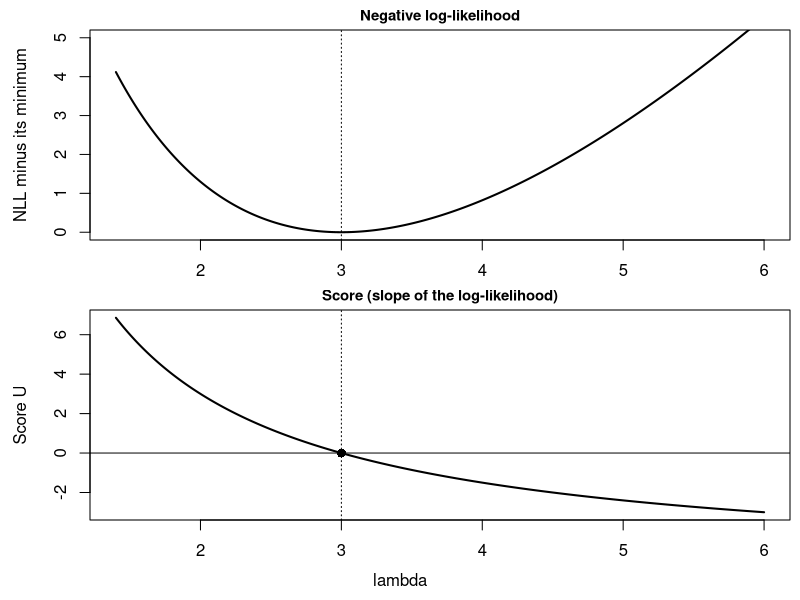
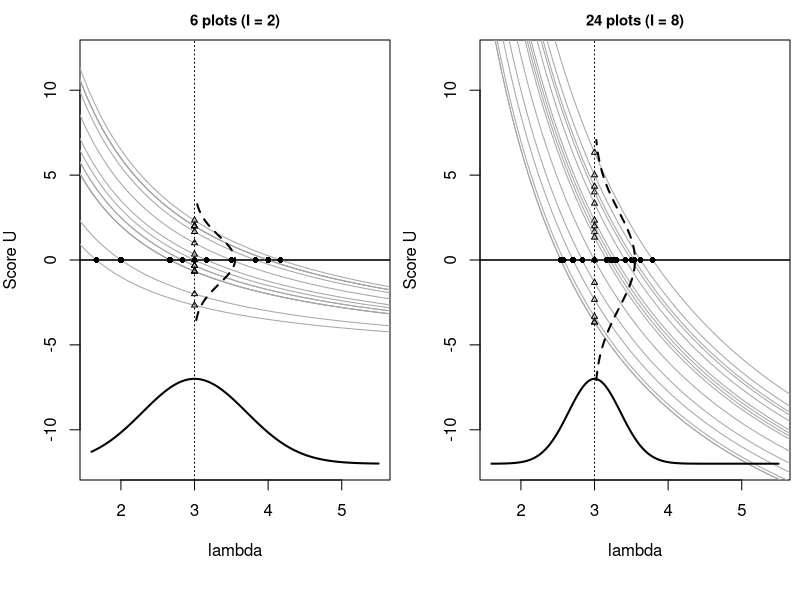
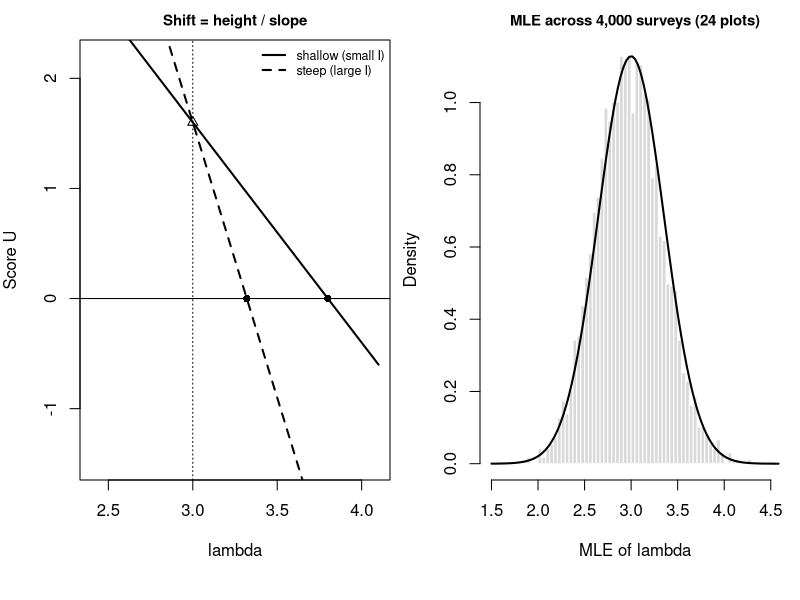
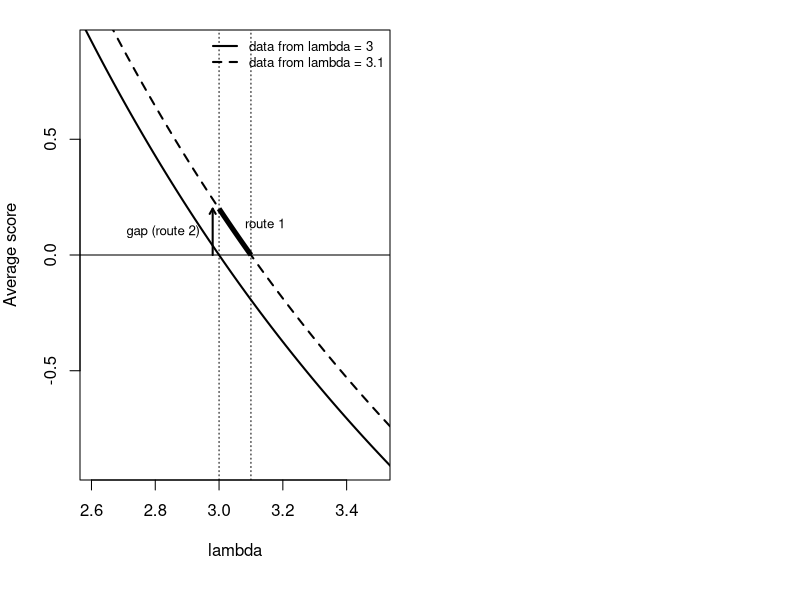
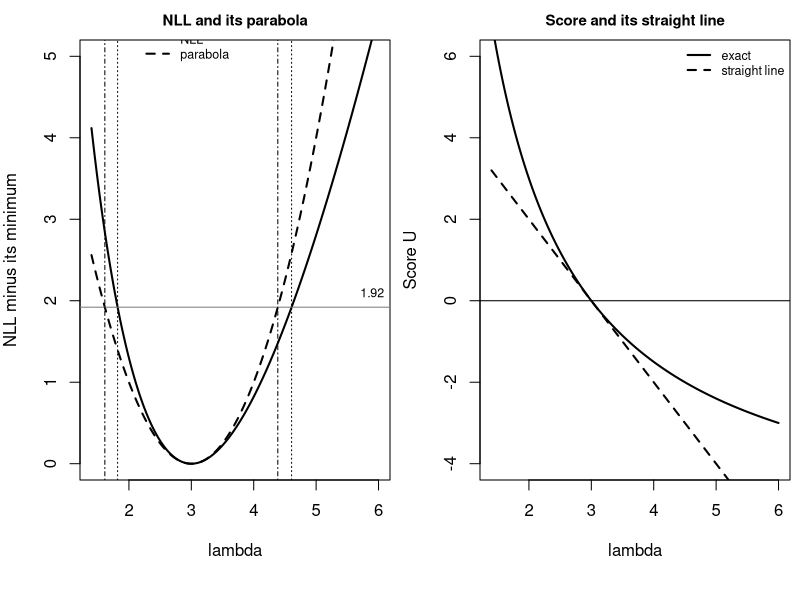
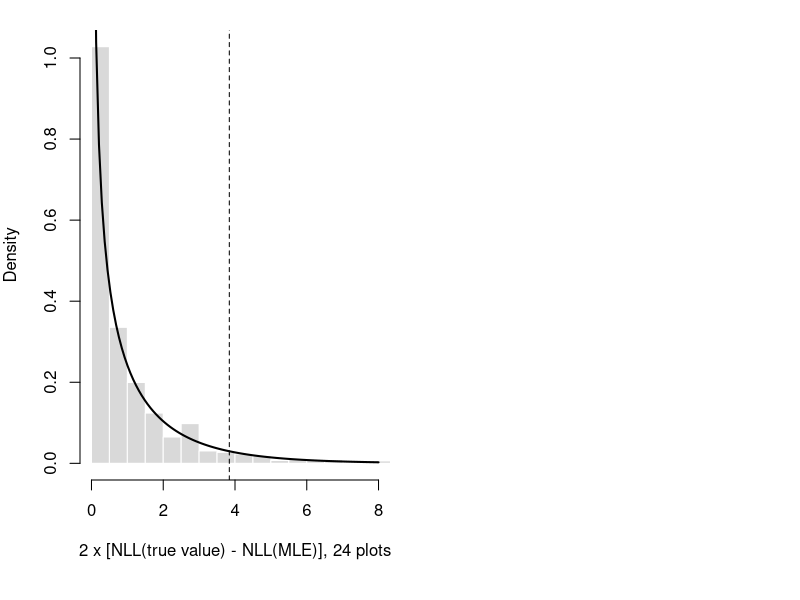
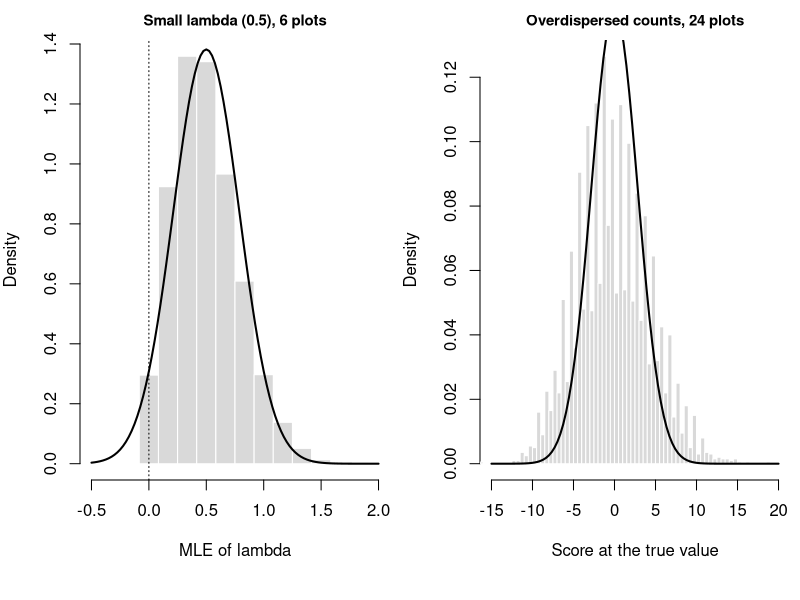

Reproduce these figures in R, in order.
## ---- chunk 1
knitr::opts_chunk$set(echo = FALSE, warning = FALSE, message = FALSE,
                       fig.width = 6.5, fig.height = 3.2, fig.align = "center")

lambda0 <- 3
lam <- seq(1.4, 6, length.out = 400)
nll <- function(l, y) -sum(dpois(y, l, log = TRUE))
score <- function(l, y) sum(y) / l - length(y)
## ---- chunk 2
set.seed(1)
y1 <- c(2, 5, 3, 0, 4, 4)
lam_hat1 <- mean(y1)
d_nll <- sapply(lam, nll, y = y1) - nll(lam_hat1, y1)
u1 <- sapply(lam, score, y = y1)

par(mfrow = c(2, 1), mar = c(2, 4.5, 1.5, 0.5), oma = c(2, 0, 0, 0))
plot(lam, d_nll, type = "l", lwd = 2, ylim = c(0, 5), xlab = "",
     ylab = "NLL minus its minimum", main = "Negative log-likelihood", cex.main = 0.9)
abline(v = lam_hat1, lty = 3)
plot(lam, u1, type = "l", lwd = 2, xlab = "",
     ylab = "Score U", main = "Score (slope of the log-likelihood)", cex.main = 0.9)
abline(h = 0)
abline(v = lam_hat1, lty = 3)
points(lam_hat1, 0, pch = 16, cex = 1.2)
mtext("lambda", side = 1, line = 0.5, outer = TRUE)
## ---- chunk 3
score_panel <- function(n, n_sims = 15, ylim = c(-12, 12)) {
  info <- n / lambda0
  plot(NA, xlim = c(1.6, 5.5), ylim = ylim, xlab = "lambda", ylab = "Score U",
       main = paste0(n, " plots (I = ", round(info, 1), ")"), cex.main = 0.9)
  abline(h = 0, lwd = 1.5)
  abline(v = lambda0, lty = 3)
  for (i in seq_len(n_sims)) {
    y <- rpois(n, lambda0)
    lines(lam, sapply(lam, score, y = y), col = "grey65")
    points(mean(y), 0, pch = 16, cex = 0.8)
    points(lambda0, score(lambda0, y), pch = 2, cex = 0.6)
  }
  yy <- seq(-2.5, 2.5, length.out = 200) * sqrt(info)
  lines(lambda0 + 0.55 * dnorm(yy, 0, sqrt(info)) / dnorm(0, 0, sqrt(info)), yy,
        lty = 2, lwd = 2)
  xx <- seq(1.6, 5.5, length.out = 300)
  dx <- dnorm(xx, lambda0, sqrt(1 / info))
  lines(xx, ylim[1] + 5 * dx / max(dx), lwd = 2)
}
set.seed(746)
par(mfrow = c(1, 2), mar = c(4, 4, 2, 0.5))
score_panel(6)
score_panel(24)
## ---- chunk 4
info6 <- 6 / lambda0
par(mfrow = c(1, 2), mar = c(4, 4, 2, 0.5))
plot(NA, xlim = c(2.4, 4.1), ylim = c(-1.5, 2.2), xlab = "lambda", ylab = "Score U",
     main = "Shift = height / slope", cex.main = 0.9)
abline(h = 0)
abline(v = lambda0, lty = 3)
h <- 1.6
for (s in c(info6, 2.5 * info6)) {
  xs <- seq(2.4, 4.1, length.out = 50)
  lines(xs, h - s * (xs - lambda0), lwd = 2, lty = if (s == info6) 1 else 2)
  points(lambda0 + h / s, 0, pch = 16)
}
points(lambda0, h, pch = 2)
legend("topright", c("shallow (small I)", "steep (large I)"), lwd = 2,
       lty = c(1, 2), bty = "n", cex = 0.75)

set.seed(746)
sims_n <- 24
hats <- replicate(4000, mean(rpois(sims_n, lambda0)))
hist(hats, breaks = seq(1.5, 4.6, by = 1 / sims_n), freq = FALSE, col = "grey85",
     border = "white", main = "MLE across 4,000 surveys (24 plots)", cex.main = 0.9,
     xlab = "MLE of lambda")
curve(dnorm(x, lambda0, sqrt(lambda0 / sims_n)), add = TRUE, lwd = 2)
## ---- chunk 5
n_id <- 6
delta <- 0.1
info_id <- n_id / lambda0
exp_score <- function(l, lam_true) n_id * lam_true / l - n_id
par(mar = c(4, 4, 1.5, 0.5))
plot(lam, exp_score(lam, lambda0), type = "l", lwd = 2,
     xlim = c(2.6, 3.5), ylim = c(-0.9, 0.9), xlab = "lambda",
     ylab = "Average score")
lines(lam, exp_score(lam, lambda0 + delta), lwd = 2, lty = 2)
abline(h = 0)
abline(v = c(lambda0, lambda0 + delta), lty = 3)
gap <- exp_score(lambda0, lambda0 + delta)
arrows(lambda0 - 0.02, 0, lambda0 - 0.02, gap, length = 0.06, lwd = 2)
text(lambda0 - 0.03, gap / 2, "gap (route 2)", pos = 2, cex = 0.8)
l_seg <- seq(lambda0, lambda0 + delta, length.out = 20)
lines(l_seg, exp_score(l_seg, lambda0 + delta), lwd = 5, lend = 1)
text(lambda0 + delta / 2, gap / 2 + 0.03, "route 1", pos = 4, cex = 0.8)
legend("topright", c("data from lambda = 3", "data from lambda = 3.1"),
       lwd = 2, lty = c(1, 2), bty = "n", cex = 0.8)
## ---- chunk 6
s_ex <- c(12, 18, 24)
u_ex <- s_ex / lambda0 - n_id
ratio_ex <- dpois(s_ex, n_id * (lambda0 + delta)) / dpois(s_ex, n_id * lambda0)
knitr::kable(data.frame(s_ex, u_ex, sprintf("%.3f", ratio_ex),
                        sprintf("%.1f", 1 + delta * u_ex)),
             col.names = c("Total count S", "Score at 3, U", "Exact ratio",
                           "1 + 0.1 U"),
             align = "c")
## ---- chunk 7
y_one <- 0:60
f_one <- dpois(y_one, lambda0)
u_one <- y_one / lambda0 - 1
uf_one <- u_one * f_one
show <- 1:7
tab_one <- data.frame(
  y = c(y_one[show], "7+"),
  f = c(sprintf("%.3f", f_one[show]), ""),
  u = c(sprintf("%.3f", u_one[show]), ""),
  uf = sprintf("%.3f", c(uf_one[show], sum(uf_one[-show])))
)
knitr::kable(tab_one, align = "c",
             col.names = c("Count y", "Probability f(y; 3)",
                           "Score U = y/3 - 1", "U times f"))
neg_part <- sum(uf_one[u_one < 0])
pos_part <- sum(uf_one[u_one > 0])
## ---- chunk 8
info_obs <- sum(y1) / lam_hat1^2
quad <- 0.5 * info_obs * (lam - lam_hat1)^2
cut <- qchisq(0.95, 1) / 2
f_cut <- function(l) nll(l, y1) - nll(lam_hat1, y1) - cut
lr_int <- c(uniroot(f_cut, c(0.5, 3))$root, uniroot(f_cut, c(3, 8))$root)
wald_int <- lam_hat1 + c(-1, 1) * qnorm(0.975) / sqrt(info_obs)

par(mfrow = c(1, 2), mar = c(4, 4, 2, 0.5))
plot(lam, d_nll, type = "l", lwd = 2, ylim = c(0, 5), xlab = "lambda",
     ylab = "NLL minus its minimum", main = "NLL and its parabola", cex.main = 0.9)
lines(lam, quad, lwd = 2, lty = 2)
abline(h = cut, col = "grey50")
text(5.9, cut, "1.92", pos = 3, cex = 0.75)
abline(v = lr_int, lty = 3)
abline(v = wald_int, lty = 4)
legend(x = 2.1, y = 5.4, c("NLL", "parabola"), lwd = 2, lty = c(1, 2), bty = "n",
       cex = 0.75)
plot(lam, u1, type = "l", lwd = 2, ylim = c(-4, 6), xlab = "lambda",
     ylab = "Score U", main = "Score and its straight line", cex.main = 0.9)
lines(lam, -info_obs * (lam - lam_hat1), lwd = 2, lty = 2)
abline(h = 0)
legend("topright", c("exact", "straight line"), lwd = 2, lty = c(1, 2),
       bty = "n", cex = 0.75)
## ---- chunk 9
set.seed(746)
dev_stat <- replicate(4000, {
  y <- rpois(24, lambda0)
  2 * (nll(lambda0, y) - nll(mean(y), y))
})
par(mar = c(4, 4, 1.5, 0.5))
hist(dev_stat, breaks = 60, freq = FALSE, col = "grey85", border = "white",
     xlim = c(0, 8), main = "", xlab = "2 x [NLL(true value) - NLL(MLE)], 24 plots")
curve(dchisq(x, 1), add = TRUE, lwd = 2, from = 0.05)
abline(v = qchisq(0.95, 1), lty = 2)
## ---- chunk 10
set.seed(746)
par(mfrow = c(1, 2), mar = c(4, 4, 2, 0.5))
small_lam <- 0.5
hats_small <- replicate(4000, mean(rpois(6, small_lam)))
hist(hats_small, breaks = seq(-0.5 / 6, 3, by = 1 / 6), freq = FALSE, col = "grey85",
     border = "white", main = "Small lambda (0.5), 6 plots", cex.main = 0.9,
     xlab = "MLE of lambda", xlim = c(-0.5, 2))
curve(dnorm(x, small_lam, sqrt(small_lam / 6)), add = TRUE, lwd = 2)
abline(v = 0, lty = 3)

heights_nb <- replicate(4000, score(lambda0, rnbinom(24, mu = lambda0, size = 2)))
hist(heights_nb, breaks = 60, freq = FALSE, col = "grey85", border = "white",
     main = "Overdispersed counts, 24 plots", cex.main = 0.9,
     xlab = "Score at the true value", xlim = c(-15, 20))
curve(dnorm(x, 0, sqrt(24 / lambda0)), add = TRUE, lwd = 2)
